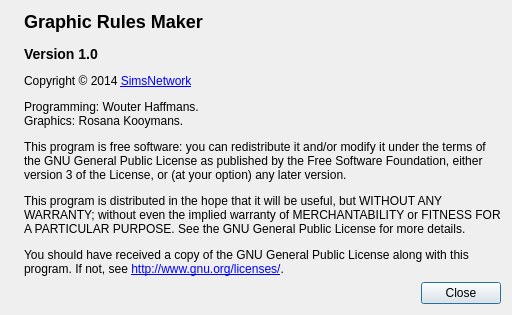
<?xml version="1.0" encoding="UTF-8"?>
<ui version="4.0">
 <class>AboutDialog</class>
 <widget class="QDialog" name="AboutDialog">
  <property name="geometry">
   <rect>
    <x>0</x>
    <y>0</y>
    <width>507</width>
    <height>339</height>
   </rect>
  </property>
  <property name="windowTitle">
   <string>About</string>
  </property>
  <property name="windowIcon">
   <iconset resource="icon.qrc">
    <normaloff>:/icon.png</normaloff>:/icon.png</iconset>
  </property>
  <property name="sizeGripEnabled">
   <bool>false</bool>
  </property>
  <layout class="QGridLayout" name="gridLayout">
   <property name="sizeConstraint">
    <enum>QLayout::SetFixedSize</enum>
   </property>
   <item row="0" column="1">
    <widget class="QLabel" name="label">
     <property name="sizePolicy">
      <sizepolicy hsizetype="Minimum" vsizetype="Minimum">
       <horstretch>0</horstretch>
       <verstretch>0</verstretch>
      </sizepolicy>
     </property>
     <property name="text">
      <string>&lt;html&gt;&lt;head/&gt;&lt;body&gt;
&lt;h2&gt;Graphic Rules Maker&lt;/h2&gt;
&lt;h3&gt;Version 1.0&lt;/h3&gt;

&lt;p&gt;Copyright © 2014 &lt;a href=&quot;http://www.simsnetwork.com&quot;&gt;SimsNetwork&lt;/a&gt;&lt;/p&gt;

&lt;p&gt;Programming: Wouter Haffmans.&lt;br/&gt;Graphics: Rosana Kooymans.&lt;/p&gt;

&lt;p&gt;This program is free software: you can redistribute it and/or modify it under
the terms of the GNU General Public License as published by the Free Software
 Foundation, either version 3 of the License, or (at your option) any later version.&lt;/p&gt;

 &lt;p&gt;This program is distributed in the hope that it will be useful, but WITHOUT
 ANY WARRANTY; without even the implied warranty of MERCHANTABILITY or FITNESS
 FOR A PARTICULAR PURPOSE.  See the GNU General Public License for more details.&lt;/p&gt;

 &lt;p&gt;You should have received a copy of the GNU General Public License along with
  this program.  If not, see &lt;a href=&quot;http://www.gnu.org/licenses/&quot;&gt;http://www.gnu.org/licenses/&lt;/a&gt;.
&lt;/p&gt;&lt;/body&gt;&lt;/html&gt;</string>
     </property>
     <property name="alignment">
      <set>Qt::AlignLeading|Qt::AlignLeft|Qt::AlignTop</set>
     </property>
     <property name="wordWrap">
      <bool>true</bool>
     </property>
     <property name="openExternalLinks">
      <bool>true</bool>
     </property>
    </widget>
   </item>
   <item row="2" column="1">
    <widget class="QDialogButtonBox" name="buttonBox">
     <property name="orientation">
      <enum>Qt::Horizontal</enum>
     </property>
     <property name="standardButtons">
      <set>QDialogButtonBox::Close</set>
     </property>
    </widget>
   </item>
   <item row="0" column="0">
    <widget class="QLabel" name="logo">
     <property name="sizePolicy">
      <sizepolicy hsizetype="Fixed" vsizetype="Minimum">
       <horstretch>0</horstretch>
       <verstretch>0</verstretch>
      </sizepolicy>
     </property>
     <property name="pixmap">
      <pixmap resource="icon.qrc">:/icon.png</pixmap>
     </property>
     <property name="alignment">
      <set>Qt::AlignLeading|Qt::AlignLeft|Qt::AlignTop</set>
     </property>
    </widget>
   </item>
  </layout>
 </widget>
 <resources>
  <include location="icon.qrc"/>
 </resources>
 <connections>
  <connection>
   <sender>buttonBox</sender>
   <signal>accepted()</signal>
   <receiver>AboutDialog</receiver>
   <slot>accept()</slot>
   <hints>
    <hint type="sourcelabel">
     <x>248</x>
     <y>254</y>
    </hint>
    <hint type="destinationlabel">
     <x>157</x>
     <y>274</y>
    </hint>
   </hints>
  </connection>
  <connection>
   <sender>buttonBox</sender>
   <signal>rejected()</signal>
   <receiver>AboutDialog</receiver>
   <slot>reject()</slot>
   <hints>
    <hint type="sourcelabel">
     <x>316</x>
     <y>260</y>
    </hint>
    <hint type="destinationlabel">
     <x>286</x>
     <y>274</y>
    </hint>
   </hints>
  </connection>
 </connections>
</ui>
